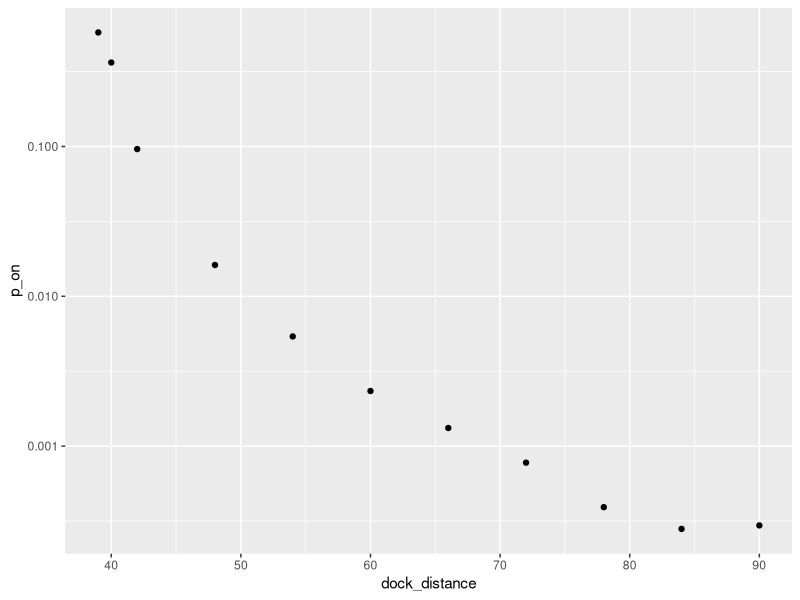
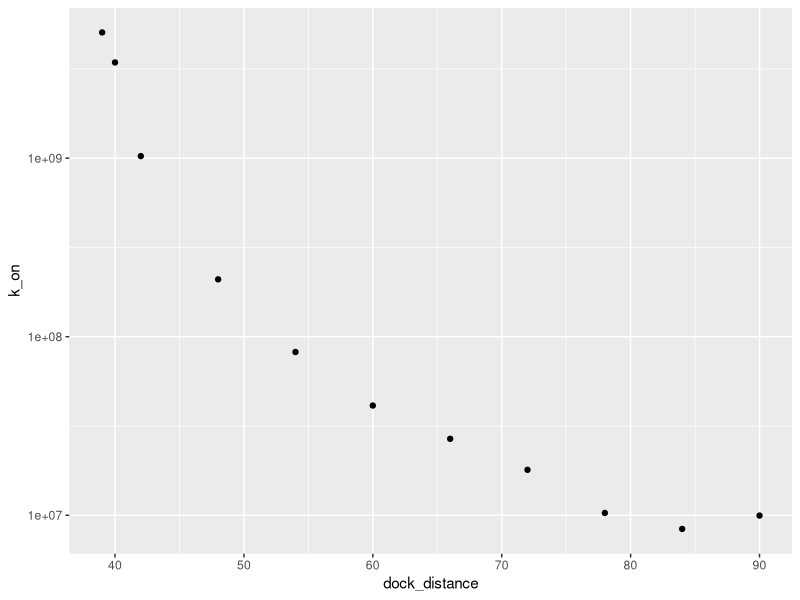
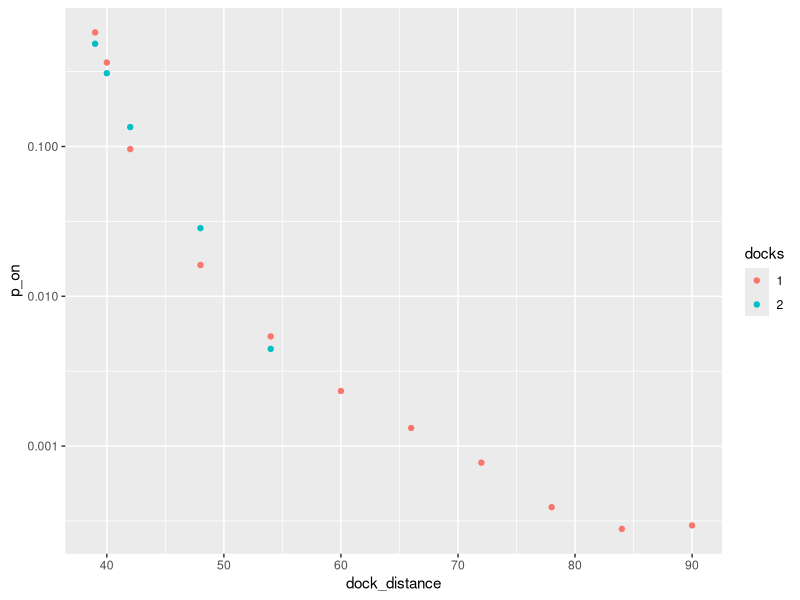
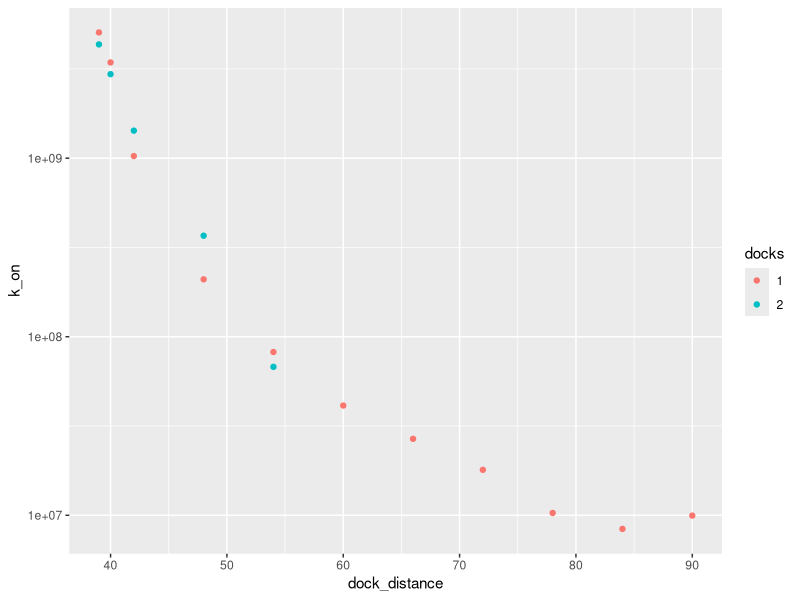
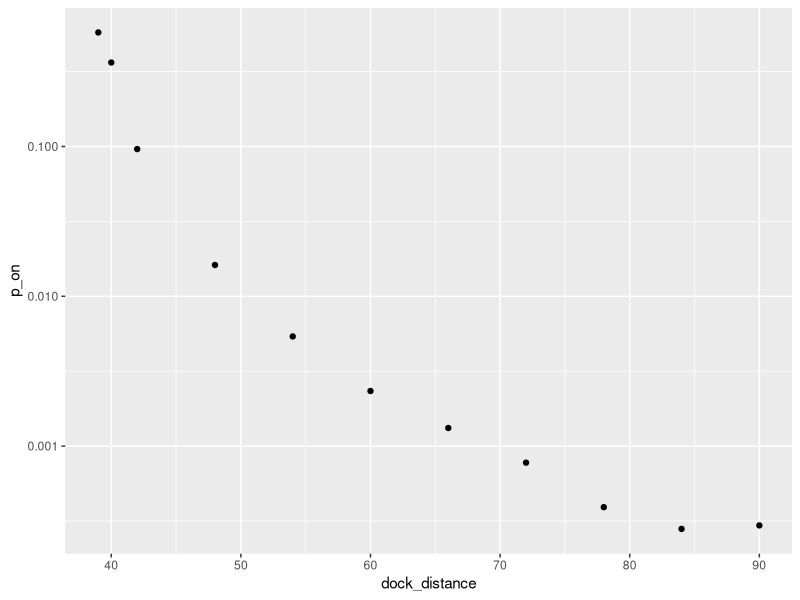
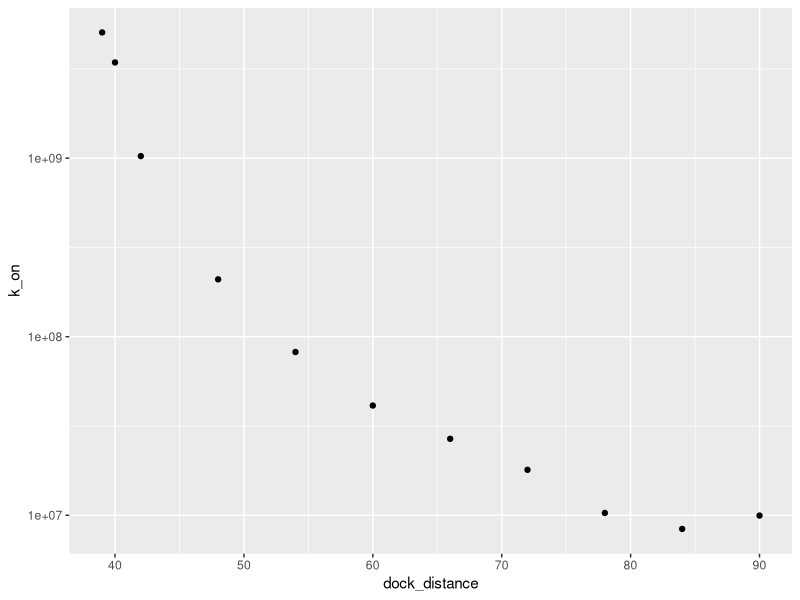
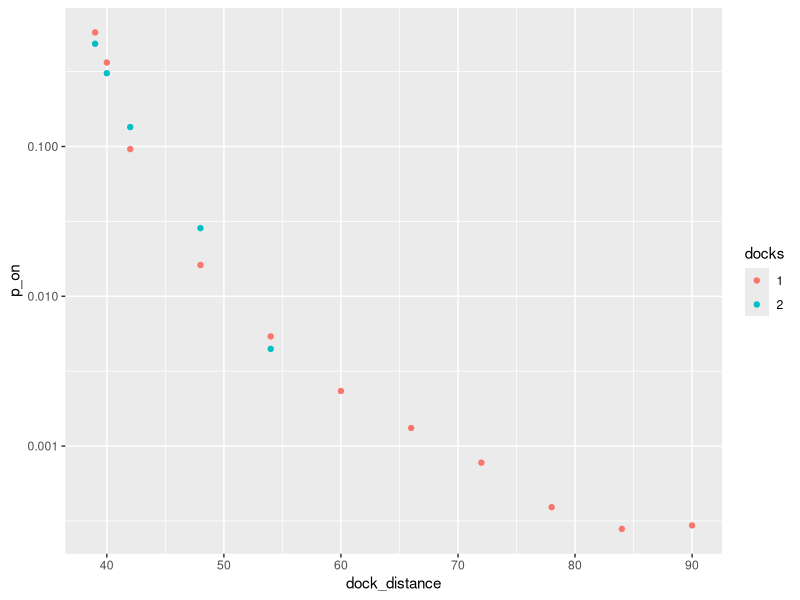
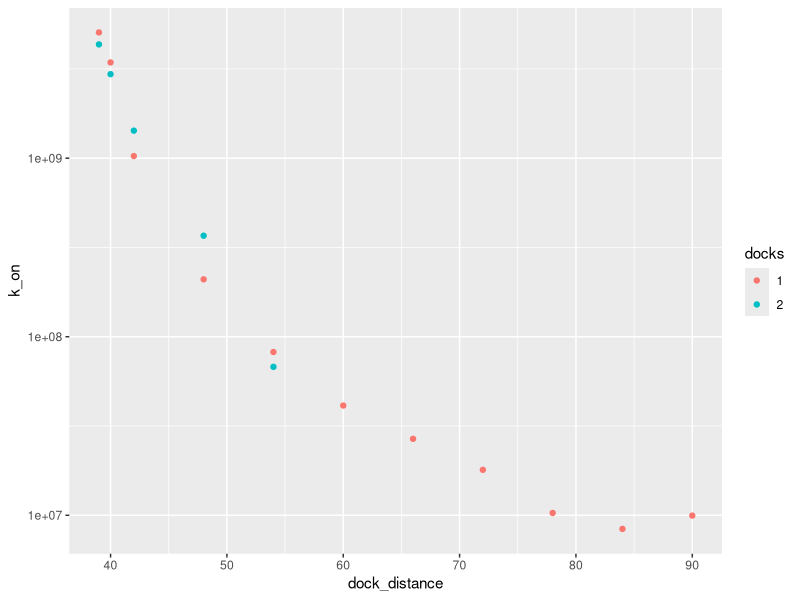

These figures' R source, in order:
library(readr)
library(dplyr)
library(ggplot2)
df <- read_csv('k_on_distances.csv')
df <- mutate(df, dock_distance = ligand_z - substrate_z, docks='1')

ggplot(data=df) + 
  geom_point(aes(x=dock_distance, y=p_on)) + 
  scale_y_log10()
ggsave('p_on.png', width=4, height=3)

ggplot(data=df) + 
  geom_point(aes(x=dock_distance, y=k_on)) + 
  scale_y_log10() 
ggsave('k_on.png', width=4, height=3)

df_two_docks <- read_csv('k_on_distances_two_docks.csv')
df_two_docks <- mutate(df_two_docks, dock_distance = ligand_z - substrate_z, docks='2')
df <- bind_rows(df, df_two_docks)

ggplot(data=df) + 
  geom_point(aes(x=dock_distance, y=p_on, color=docks)) + 
  scale_y_log10()
ggsave('p_on_docks.png', width=4, height=3)

ggplot(data=df) + 
  geom_point(aes(x=dock_distance, y=k_on, color=docks)) + 
  scale_y_log10() 
ggsave('k_on_docks.png', width=4, height=3)